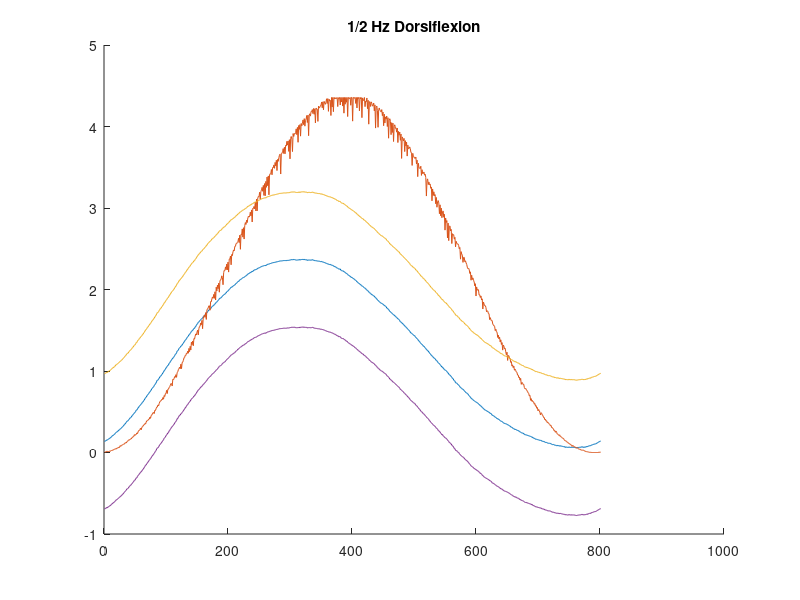

Write MATLAB code to recreate this figure.
clear;
clc;

p7mvcdf = load('Patient8_MVC_DF.txt');
p7df25 = load('PatNo8_VR_AnklePosNeutral_DF_1-25Hz.txt');

p7df_m = p7df25(:,1);
p7df_ref = p7df25(:,2);

serial2lbs_bipolar = 125/2048;
lbs2NmAt15cm = 4.448*.15;

n = 450;
for i = 1:80
    
    df(:,i) = p7df_m(n:800+n);
    n = n + 800;
 
    
end

dfm = mean(df,2);

SDdfm = std(dfm);
SDdfmP = dfm + SDdfm;
SDdfmM = dfm - SDdfm;

mvcdf1 = max(p7mvcdf(5500:9500));
mvcdf2 = max(p7mvcdf(25500:29500));
mvcdf3 = max(p7mvcdf(45500:49500));

mvcdfSerial = max([mvcdf1, mvcdf2, mvcdf3]);
mvcdf_Nm = abs(mvcdfSerial)*serial2lbs_bipolar*lbs2NmAt15cm;

refsig = p7df_ref(451:1251);
refsigser2Nm = mvcdf_Nm/4096*0.2;

ref = refsig*refsigser2Nm;

hold on;
title('1/2 Hz Dorsiflexion');
plot(dfm*serial2lbs_bipolar*lbs2NmAt15cm+7.35);
plot(ref);
plot(SDdfmP*serial2lbs_bipolar*lbs2NmAt15cm+7.35);
plot(SDdfmM*serial2lbs_bipolar*lbs2NmAt15cm+7.35);
